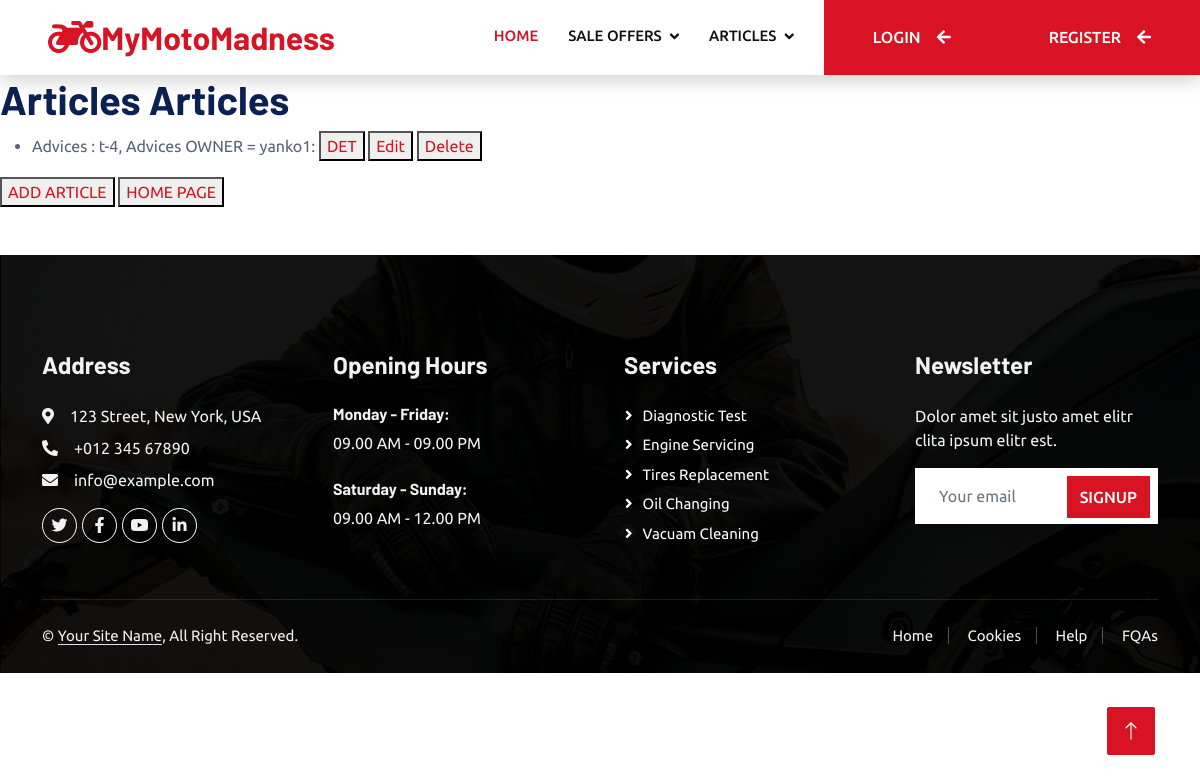
The page /articles/advices/ on the database as committed earlier.
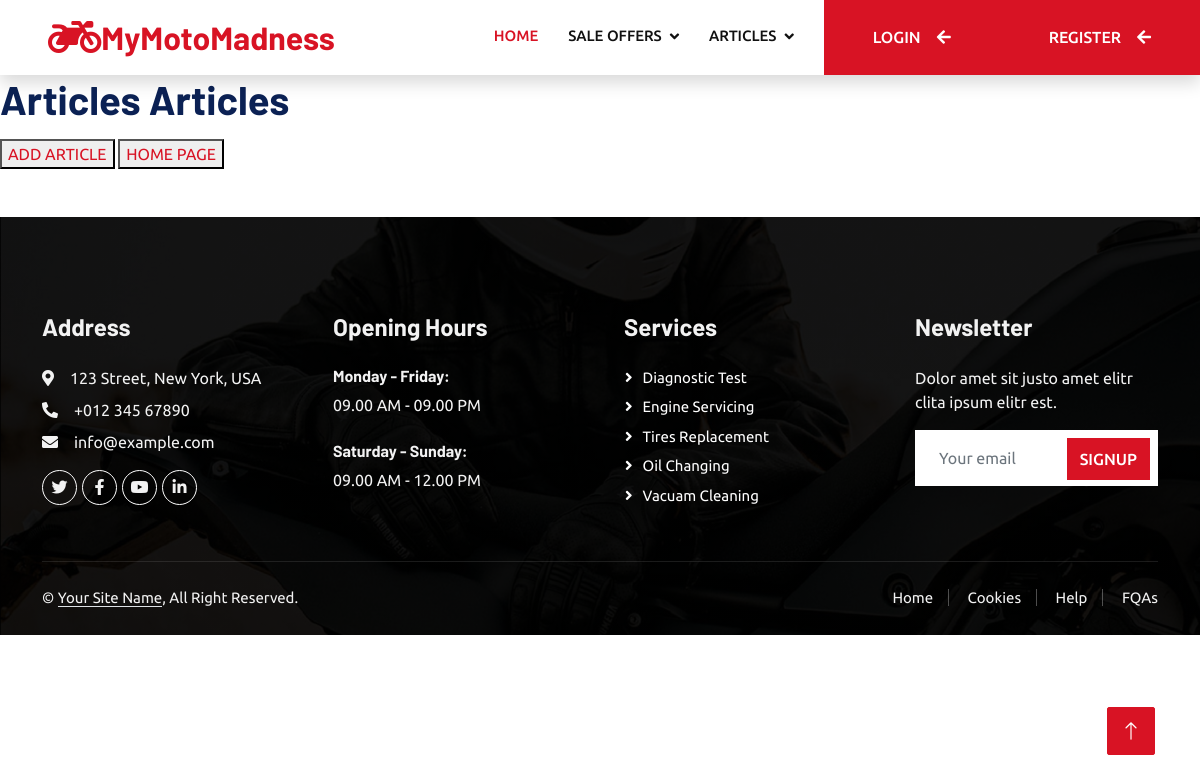
The same page on the database as committed later.
### MyMotoMadness/articles/models.py (models this page shows)
class ArticlesModel(models.Model):
    CHOICE_MENU = (
        ('News', 'News'),
        ('Advices', 'Advices'),
    )
    title = models.CharField(
        max_length=30,
    )
    sub_title = models.CharField(
        max_length=100,
    )
    article_image = models.ImageField(
        upload_to='photos/article_photos',
        blank=True,
        null=True,
    )
    description = models.TextField(
    )
    published = models.DateTimeField(
        auto_now_add=True,
    )
    author = models.ForeignKey(
        UserModel,
        on_delete=models.CASCADE,
        null=True,
        blank=True,
    )
    article_type = models.CharField(
        max_length=30,
        choices=CHOICE_MENU,
    )
    def __str__(self):
        return f'{self.title}-{self.pk}, {self.article_type}'

### MyMotoMadness/accounts/models.py (models this page shows, shortened)
class MotoUserModel(auth_models.AbstractUser):
    first_name = models.CharField(
        max_length=30,
        validators=(
            check_name_symbols_for_non_alphabetical,
        ),
    )
    last_name = models.CharField(
        max_length=30,
        validators=(
            check_name_symbols_for_non_alphabetical,
        ),
    )
    email = models.EmailField(
        unique=True,
    )
    profile_picture = models.ImageField(
        upload_to='photos/profile_pictures',
        blank=True,
        null=True,
    )
    phone_number = models.CharField(
        max_length=15,
    )
    def __str__(self):
        return f"{self.username}: {self.first_name} {self.last_name}"

### MyMotoMadness/articles/views.py (the view)
# urls.py: path('advices/', AdvicesListView.as_view(), name='list advices view'),
class AdvicesListView(views.ListView):
    template_name = 'articles/articles_list.html'
    model = ArticlesModel
    def get_queryset(self):
        data = super().get_queryset().filter(article_type='Advices')
        return data

### templates/articles/articles_list.html
{% extends 'base/base.html' %}
{% load static %}
{% block page_content %}
    <h1>Articles Articles</h1>
    <ul>
        {% for article_object in object_list %}
            <li>
                {{ article_object.article_type }} : {{ article_object }} OWNER = {{ article_object.author }}
                <button><a href="{% url 'detail article view' pk=article_object.pk %}">DET</a></button>
                <button><a href="{% url 'edit article view' pk=article_object.pk %}">Edit</a></button>
                <button><a href="{% url 'delete article view' pk=article_object.pk %}">Delete</a></button>
            </li>
        {% endfor %}
    </ul>
    <button>
        <a href="{% url 'add article view' %}"> ADD ARTICLE</a>
    </button>
    <button>
        <a href="{% url 'home-page' %}">HOME PAGE</a>
    </button>
{% endblock %}

Rows that differ between the two databases and show on the page:
removed ArticlesModel: article_type "Advices", title+id+article_type "t-4, Advices", author "yanko1:"
